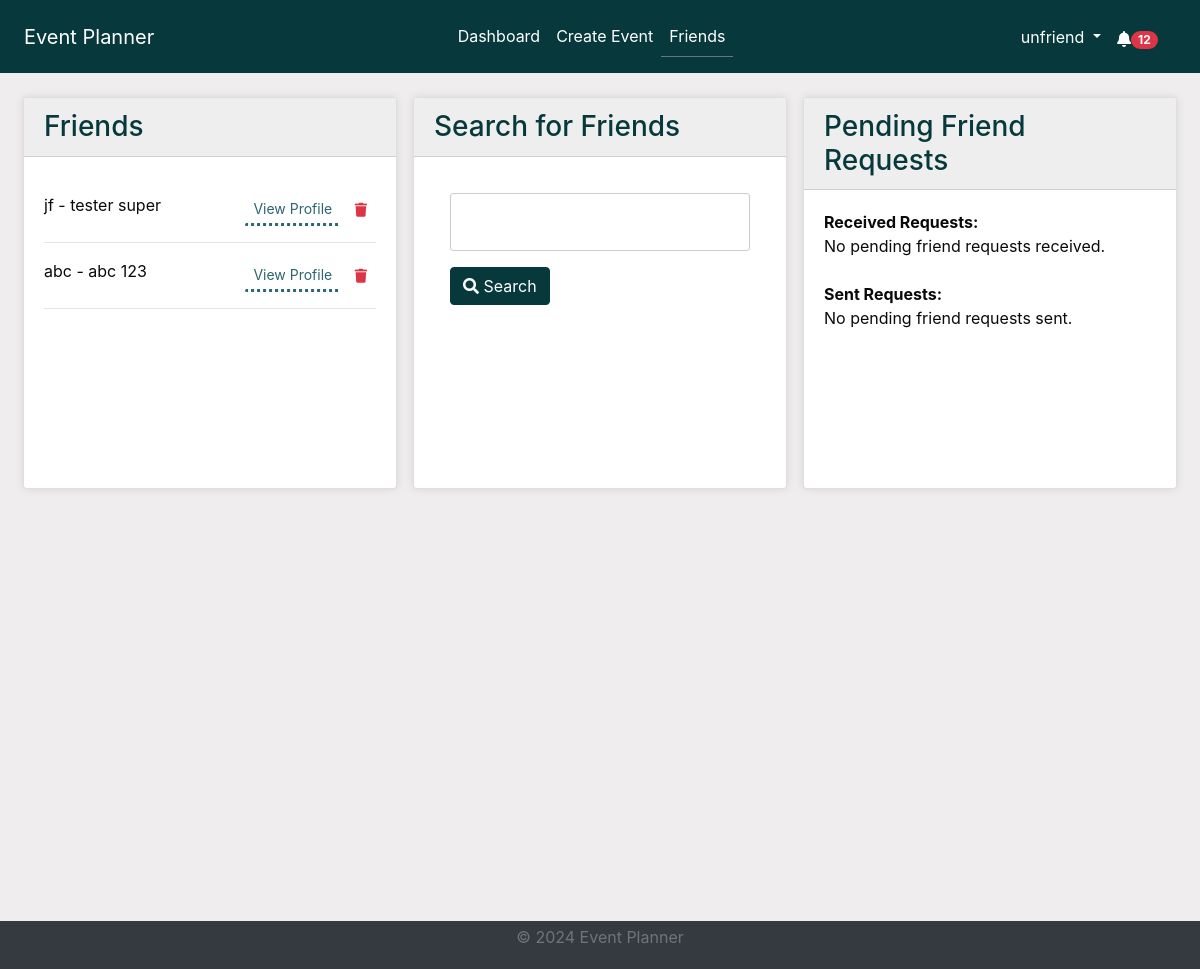
Page /friends/ (signed in) on the earlier database version.
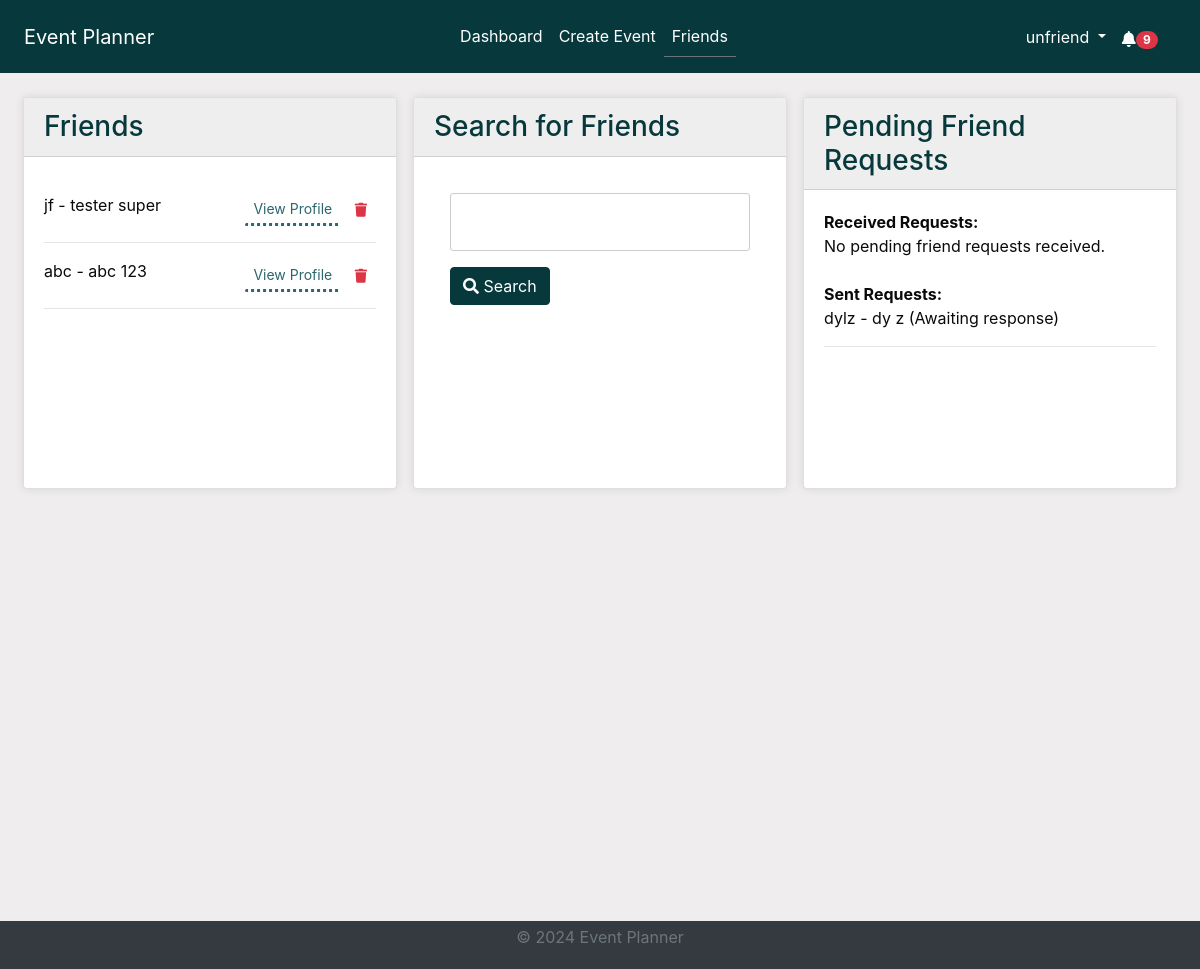
Same page on the later database version.
### accounts/models.py (models this page shows, shortened)
class Friendship(models.Model):
    from_user = models.ForeignKey(
        User, related_name="from_friend", on_delete=models.CASCADE
    )
    to_user = models.ForeignKey(
        User, related_name="to_friend", on_delete=models.CASCADE
    )
    status = models.CharField(
        max_length=20,
        choices=[
            ("pending", "Pending"),
            ("accepted", "Accepted"),
            ("declined", "Declined"),
        ],
    )
    created_at = models.DateTimeField(auto_now_add=True)

### accounts/views.py (the view)
# urls.py: path("friends/", views.friends_page, name="friends_page"),
@login_required
def friends_page(request):
    current_user = request.user
    search_query = ""
    search_results = []
    if "search_query" in request.GET or "user" in request.GET:
        search_form = FriendSearchForm(request.GET)
        if search_form.is_valid():
            search_query = search_form.cleaned_data.get("search_query", "")
            selected_user = search_form.cleaned_data.get("user")
            if selected_user:
                search_results = [selected_user]
            else:
                search_results = User.objects.filter(
                    Q(username__icontains=search_query)
                    | Q(first_name__icontains=search_query)
                    | Q(last_name__icontains=search_query)
                ).exclude(id=current_user.id)
        else:
            search_results = []
    else:
        search_form = FriendSearchForm()
        search_results = []
    friends = Friendship.objects.filter(
        (Q(from_user=current_user) | Q(to_user=current_user))
        & Q(status="accepted")
    )
    pending_requests_received = Friendship.objects.filter(
        Q(to_user=current_user) & Q(status="pending")
    )
    pending_requests_sent = Friendship.objects.filter(
        Q(from_user=current_user) & Q(status="pending")
    )
    context = {
        "search_form": search_form,
        "search_query": search_query,
        "search_results": search_results,
        "friends": friends,
        "pending_requests_received": pending_requests_received,
        "pending_requests_sent": pending_requests_sent,
    }
    return render(request, "accounts/friends.html", context)

### accounts/forms.py
class FriendSearchForm(forms.Form):
    search_query = forms.CharField(max_length=100, label="", required=False)

### accounts/context_processors.py (called while the page is built)
def google_api_key(request):
    return {"GOOGLE_API_KEY": os.getenv("GOOGLE_API_KEY")}

### notifications/context_processors.py (called while the page is built)
def notifications(request):
    if request.user.is_authenticated:
        all_unread_notifications = Notification.objects.filter(
            user=request.user, read=False
        ).order_by("-created_at")
        unread_count = all_unread_notifications.count()
        recent_unread_notifications = all_unread_notifications[:8]
        return {
            "recent_unread_notifications": recent_unread_notifications,
            "unread_count": unread_count,
        }
    return {}

### accounts/templates/accounts/friends.html (shortened to what the changed rows need)
{% extends 'base.html' %}
{% block content %}
<div class="container-fluid">
    <div class="row">
        <div class="col-lg-4 mb-0">
            <div class="card">
                <div class="card-body scrollable-column">
                    <ul class="list-unstyled">
                        {% for friendship in friends %}
                            <li>
                                {% if friendship.from_user == user %}
                                    <div class="d-flex justify-content-between mt-3">
                                        {{ friendship.to_user.username }} - {{ friendship.to_user.first_name }} {{ friendship.to_user.last_name }}
                                        <div>
                                            <a href="{% url 'view_profile' friendship.to_user.id %}" class="btn btn-sm btn-outline-primary ml-2">View Profile</a>
                                            <button class="btn btn-sm btn-outline-danger delete-friend-btn" data-friend-id="{{ friendship.to_user.id }}"><i class="fa fa-trash"></i></button>
                                        </div>
                                    </div>
                                {% else %}
                                    <div class="d-flex justify-content-between mt-3">
                                        {{ friendship.from_user.username }} - {{ friendship.from_user.first_name }} {{ friendship.from_user.last_name }}
                                        <div>
                                            <a href="{% url 'view_profile' friendship.from_user.id %}" class="btn btn-sm btn-outline-primary ml-2">View Profile</a>
                                            <button class="btn btn-sm btn-outline-danger delete-friend-btn" data-friend-id="{{ friendship.from_user.id }}"><i class="fa fa-trash"></i></button>
                                        </div>
                                    </div>
                                {% endif %}
                            </li>
                            <hr>
                        {% empty %}
                            <li>You have no friends yet.</li>
                        {% endfor %}
                    </ul>
                </div>
            </div>
        </div>
        <div class="col-lg-4 mb-0">
            <div class="card">
                <div class="card-body">
                    <ul class="list-unstyled">
                        <li><strong>Received Requests:</strong></li>
                        {% for request in pending_requests_received %}
                            <li>
                                {{ request.from_user.username }} - {{ request.from_user.first_name }} {{ request.from_user.last_name }}
                                <a href="{% url 'respond_friend_request' request.id 'accept' %}" class="btn btn-sm btn-outline-success"><i class="fa fa-check"></i> Accept</a>
                                <a href="{% url 'respond_friend_request' request.id 'decline' %}" class="btn btn-sm btn-outline-danger"><i class="fa fa-times"></i> Decline</a>
                            </li>
                            <hr>
                        {% empty %}
                            <li>No pending friend requests received.</li>
                        {% endfor %}
                        <br>
                        <li><strong>Sent Requests:</strong></li>
                        {% for request in pending_requests_sent %}
                            <li>
                                {{ request.to_user.username }} - {{ request.to_user.first_name }} {{ request.to_user.last_name }}
                                <span>(Awaiting response)</span>
                            </li>
                            <hr>
                        {% empty %}
                            <li>No pending friend requests sent.</li>
                        {% endfor %}
                    </ul>
                </div>
            </div>
        </div>
    </div>
</div>
{% endblock %}

### templates/base.html (shortened to what this page needs)
<!DOCTYPE html>
<html lang="en">
<head>
    {% load static %}
    <link rel="stylesheet" href="https://stackpath.bootstrapcdn.com/bootstrap/4.5.2/css/bootstrap.min.css">
    <link rel="stylesheet" href="{% static 'css/styles.css' %}">
    <link rel="stylesheet" href="https://cdnjs.cloudflare.com/ajax/libs/font-awesome/5.15.4/css/all.min.css">
    <link rel="stylesheet" href="https://cdnjs.cloudflare.com/ajax/libs/fullcalendar/3.10.2/fullcalendar.min.css" />
</head>
<body class="c-app">
    <header class="c-header c-header-light c-header-fixed">
        <nav class="navbar navbar-expand-lg navbar-light">
            <a class="navbar-brand" href="{% url 'home' %}">Event Planner</a>
            <div class="collapse navbar-collapse" id="navbarSupportedContent">
                {% if user.is_authenticated %}
                <ul class="navbar-nav mx-auto">
                    <li class="nav-item {% if request.resolver_match.url_name == 'dashboard' %}active{% endif %}">
                        <a class="nav-link" href="{% url 'dashboard' %}">Dashboard</a>
                    </li>
                    <li class="nav-item {% if request.resolver_match.url_name == 'create_event' %}active{% endif %}">
                        <a class="nav-link" href="{% url 'create_event' %}">Create Event</a>
                    </li>
                    <li class="nav-item {% if request.resolver_match.url_name == 'friends_page' %}active{% endif %}">
                        <a class="nav-link" href="{% url 'friends_page' %}">Friends</a>
                    </li>
                    {% endif %}
                </ul>
                {% if user.is_authenticated %}
                <ul class="navbar-nav d-flex">
                    <li class="nav-item dropdown">
                        <a class="nav-link dropdown-toggle" href="#" id="profileLink" role="button" data-toggle="dropdown" aria-haspopup="true" aria-expanded="false">
                            {{ user.username }}
                        </a>
                    </li>
                </ul>
                {% endif %}
            </div>
            {% if user.is_authenticated %}
                <ul class="navbar-nav ml-auto d-flex">
                    <li class="nav-item">
                        <a class="nav-link" href="#" id="notificationBell" role="button" data-toggle="dropdown" aria-haspopup="true" aria-expanded="false">
                            <i class="fas fa-bell"></i>
                            {% if unread_count > 0 %}
                                <span class="badge badge-pill badge-danger">{{ unread_count }}</span>
                            {% endif %}
                        </a>
                    </li>
                </ul>
            {% endif %}
        </nav>
    </header>
    <main class="c-main">
        <div class="container-fluid">
            <div class="fade-in">
                {% block content %}{% endblock %}
            </div>
        </div>
    </main>
    <footer class="footer py-1">
        <div class="container text-center">
            <p class="text-muted">&copy; 2024 Event Planner</p>
        </div>
    </footer>
</body>
</html>

Differences in the rows shown:
added Friendship: to_user.username "dylz", to_user.first_name "dy", to_user.last_name "z", shown under "Pending Friend Requests"
Other differences:
{{ unread_count }}: "12" → "9"
text no longer shown: "No pending friend requests sent."
